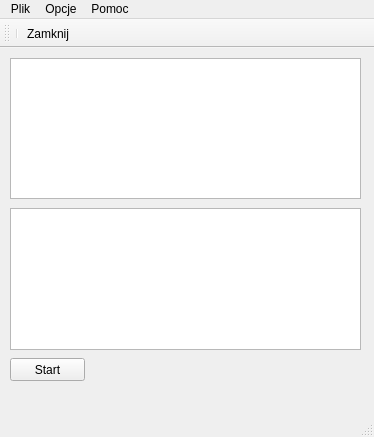
<?xml version="1.0" encoding="UTF-8"?>
<ui version="4.0">
 <class>MainWindow</class>
 <widget class="QMainWindow" name="MainWindow">
  <property name="geometry">
   <rect>
    <x>0</x>
    <y>0</y>
    <width>374</width>
    <height>437</height>
   </rect>
  </property>
  <property name="windowTitle">
   <string>MainWindow</string>
  </property>
  <widget class="QWidget" name="centralWidget">
   <widget class="QTableView" name="tableView">
    <property name="geometry">
     <rect>
      <x>10</x>
      <y>10</y>
      <width>351</width>
      <height>141</height>
     </rect>
    </property>
   </widget>
   <widget class="QTextEdit" name="textEdit">
    <property name="geometry">
     <rect>
      <x>10</x>
      <y>160</y>
      <width>351</width>
      <height>142</height>
     </rect>
    </property>
   </widget>
   <widget class="QPushButton" name="pushButton">
    <property name="geometry">
     <rect>
      <x>10</x>
      <y>310</y>
      <width>75</width>
      <height>23</height>
     </rect>
    </property>
    <property name="text">
     <string>Start</string>
    </property>
   </widget>
  </widget>
  <widget class="QMenuBar" name="menuBar">
   <property name="geometry">
    <rect>
     <x>0</x>
     <y>0</y>
     <width>374</width>
     <height>18</height>
    </rect>
   </property>
   <widget class="QMenu" name="menuPlik">
    <property name="title">
     <string>Plik</string>
    </property>
    <addaction name="actionZamknij"/>
    <addaction name="actionNowy_komiks"/>
   </widget>
   <widget class="QMenu" name="menuOpcje">
    <property name="title">
     <string>Opcje</string>
    </property>
    <addaction name="actionCreateDatabase"/>
   </widget>
   <widget class="QMenu" name="menuPomoc">
    <property name="title">
     <string>Pomoc</string>
    </property>
    <addaction name="actionO_programie"/>
    <addaction name="actionO_Qt"/>
   </widget>
   <addaction name="menuPlik"/>
   <addaction name="menuOpcje"/>
   <addaction name="menuPomoc"/>
  </widget>
  <widget class="QToolBar" name="mainToolBar">
   <attribute name="toolBarArea">
    <enum>TopToolBarArea</enum>
   </attribute>
   <attribute name="toolBarBreak">
    <bool>false</bool>
   </attribute>
   <addaction name="separator"/>
   <addaction name="actionZamknij"/>
  </widget>
  <widget class="QStatusBar" name="statusBar"/>
  <action name="actionZamknij">
   <property name="icon">
    <iconset resource="icons.qrc">
     <normaloff>:/icons/menu/ico/system-log-out.png</normaloff>:/icons/menu/ico/system-log-out.png</iconset>
   </property>
   <property name="text">
    <string>Zamknij</string>
   </property>
  </action>
  <action name="actionO_programie">
   <property name="text">
    <string>O programie</string>
   </property>
  </action>
  <action name="actionCreateDatabase">
   <property name="text">
    <string>Stwórz bazę</string>
   </property>
  </action>
  <action name="actionO_Qt">
   <property name="text">
    <string>O Qt</string>
   </property>
  </action>
  <action name="actionNowy_komiks">
   <property name="icon">
    <iconset resource="icons.qrc">
     <normaloff>:/icons/menu/ico/document-new.png</normaloff>:/icons/menu/ico/document-new.png</iconset>
   </property>
   <property name="text">
    <string>Nowy komiks</string>
   </property>
  </action>
 </widget>
 <layoutdefault spacing="6" margin="11"/>
 <resources>
  <include location="icons.qrc"/>
 </resources>
 <connections>
  <connection>
   <sender>actionZamknij</sender>
   <signal>triggered(bool)</signal>
   <receiver>MainWindow</receiver>
   <slot>close()</slot>
   <hints>
    <hint type="sourcelabel">
     <x>-1</x>
     <y>-1</y>
    </hint>
    <hint type="destinationlabel">
     <x>199</x>
     <y>149</y>
    </hint>
   </hints>
  </connection>
 </connections>
</ui>
